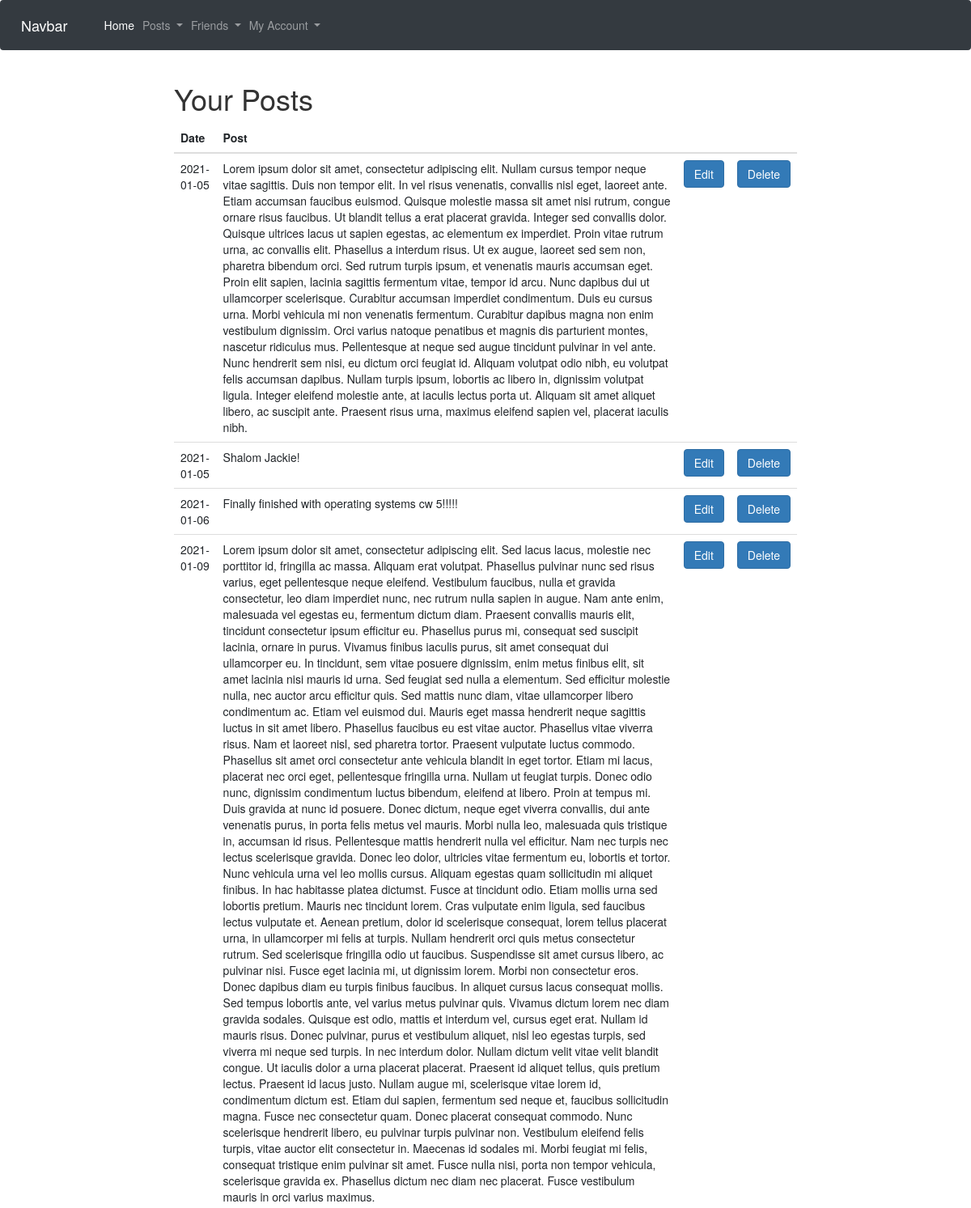
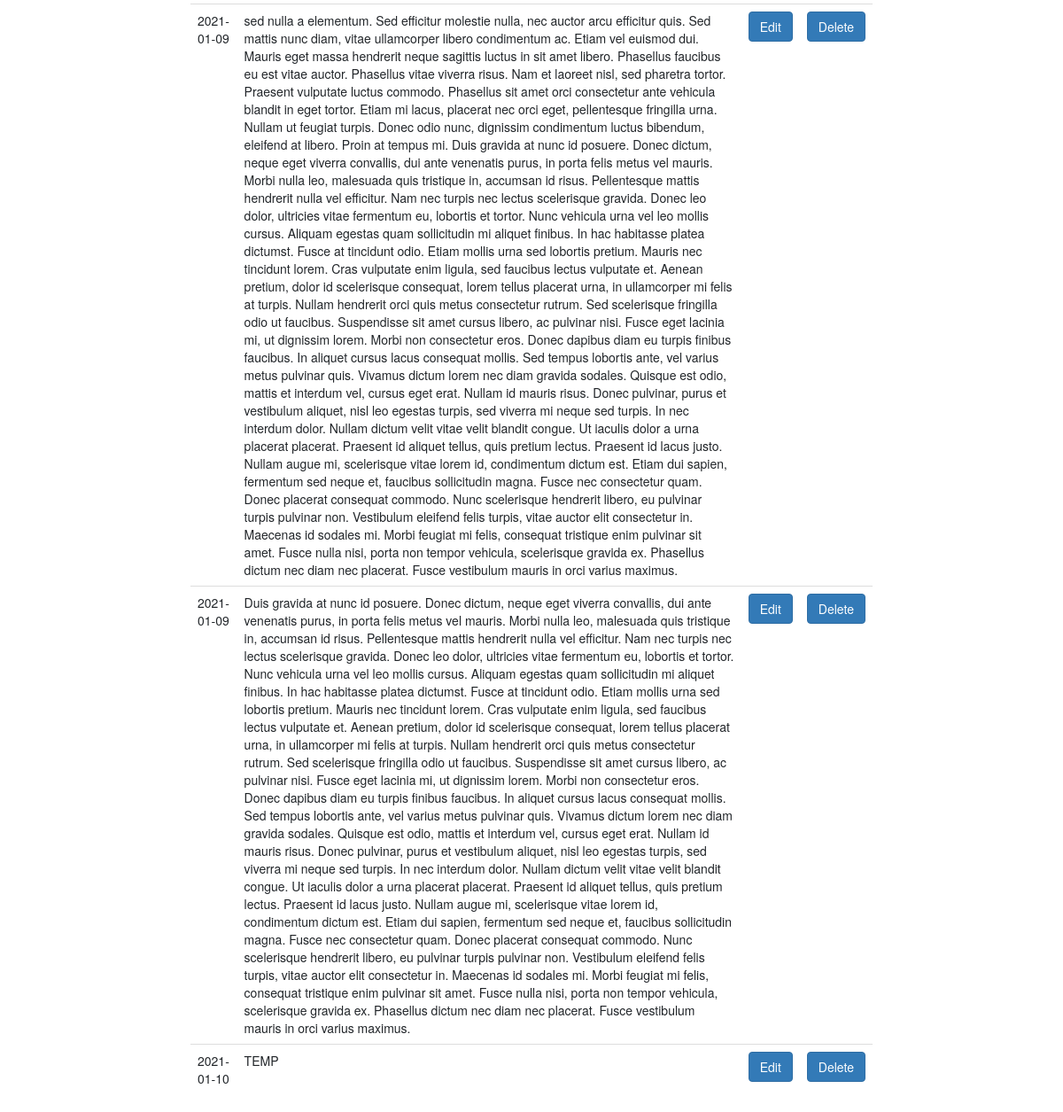
The page /myposts (signed in) on the database its author committed (2 pictures, top to bottom).
### app/models.py (models this page shows)
class Post(db.Model):
    id = db.Column(db.Integer, primary_key=True)
    content = db.Column(db.String(500))
    date = db.Column(db.Date, index=True, default=date.today())
    author_id = db.Column(db.Integer, db.ForeignKey('user.id'))

### app/views.py (the view)
@app.route('/myposts', methods=['GET', 'POST'])
@login_required
def myposts():
    posts = Post.query.filter_by(author_id=current_user.id)
    return render_template('myposts.html', title="My Posts", posts=posts)

### app/models.py (called while the page is built)
@login.user_loader
def load_user(id):
    return User.query.get(int(id))

### app/templates/myposts.html
{% extends "base.html" %}
{% block content %}
<h1>Your Posts</h1>
<table class="table">
    <thead>
      <tr>
        <th>Date</th>
        <th>Post</th>
        <th></th>
        <th></th>
      </tr>
    </thead>
    <tbody>
    {% for post in posts %}
    <tr>
      <td>{{post.date}}</td>
      <td>{{post.content}}</td>
      <td><a href="/edit_post/{{post.id}}"><button type="button" class="btn btn-primary">Edit</button></a></td>
      <td><a href="/delete_post/{{post.id}}"><button type="button" class="btn btn-primary">Delete</button></a></td>
    </tr>
    {% endfor %}
  </tbody>
</table>
{% endblock %}

### rows shown on the page
Post: date "2021-01-05", content "Lorem ipsum dolor sit amet, consectetur adipiscing elit. Nullam cursus tempor neque vitae sagittis. Duis non tempor elit. In vel risus venenatis, convallis nisl eget, laoreet ante. Etiam accumsan faucibus euismod. Quisque molestie massa sit amet nisi rutrum, congue ornare risus faucibus. Ut blandit tellus a erat placerat gravida. Integer sed convallis dolor. Quisque ultrices lacus ut sapien egestas, ac elementum ex imperdiet. Proin vitae rutrum urna, ac convallis elit. Phasellus a interdum risus. Ut ex augue, laoreet sed sem non, pharetra bibendum orci. Sed rutrum turpis ipsum, et venenatis mauris accumsan eget. Proin elit sapien, lacinia sagittis fermentum vitae, tempor id arcu. Nunc…"
Post: date "2021-01-05", content "Shalom Jackie!"
Post: date "2021-01-06", content "Finally finished with operating systems cw 5!!!!!"
Post: date "2021-01-09", content "Lorem ipsum dolor sit amet, consectetur adipiscing elit. Sed lacus lacus, molestie nec porttitor id, fringilla ac massa. Aliquam erat volutpat. Phasellus pulvinar nunc sed risus varius, eget pellentesque neque eleifend. Vestibulum faucibus, nulla et gravida consectetur, leo diam imperdiet nunc, nec rutrum nulla sapien in augue. Nam ante enim, malesuada vel egestas eu, fermentum dictum diam. Praesent convallis mauris elit, tincidunt consectetur ipsum efficitur eu. Phasellus purus mi, consequat sed suscipit lacinia, ornare in purus. Vivamus finibus iaculis purus, sit amet consequat dui ullamcorper eu. In tincidunt, sem vitae posuere dignissim, enim metus finibus elit, sit amet lacinia nisi…"
Post: date "2021-01-09", content "sed nulla a elementum. Sed efficitur molestie nulla, nec auctor arcu efficitur quis. Sed mattis nunc diam, vitae ullamcorper libero condimentum ac. Etiam vel euismod dui. Mauris eget massa hendrerit neque sagittis luctus in sit amet libero. Phasellus faucibus eu est vitae auctor. Phasellus vitae viverra risus. Nam et laoreet nisl, sed pharetra tortor. Praesent vulputate luctus commodo. Phasellus sit amet orci consectetur ante vehicula blandit in eget tortor. Etiam mi lacus, placerat nec orci eget, pellentesque fringilla urna. Nullam ut feugiat turpis. Donec odio nunc, dignissim condimentum luctus bibendum, eleifend at libero. Proin at tempus mi. Duis gravida at nunc id posuere. Donec…"
Post: date "2021-01-09", content "Duis gravida at nunc id posuere. Donec dictum, neque eget viverra convallis, dui ante venenatis purus, in porta felis metus vel mauris. Morbi nulla leo, malesuada quis tristique in, accumsan id risus. Pellentesque mattis hendrerit nulla vel efficitur. Nam nec turpis nec lectus scelerisque gravida. Donec leo dolor, ultricies vitae fermentum eu, lobortis et tortor. Nunc vehicula urna vel leo mollis cursus. Aliquam egestas quam sollicitudin mi aliquet finibus. In hac habitasse platea dictumst. Fusce at tincidunt odio. Etiam mollis urna sed lobortis pretium. Mauris nec tincidunt lorem. Cras vulputate enim ligula, sed faucibus lectus vulputate et. Aenean pretium, dolor id scelerisque consequat,…"
Post: date "2021-01-10", content "TEMP"
